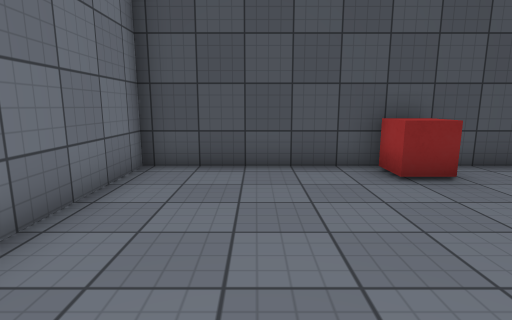
[1] (above)

12 first-person views from a walk through a Unity game level. The camera is 1.3 m above the floor, tilts 10° down and sees 80° across. The floor is counted in squares, 1 m on a side. Each view is taken from the middle of a square. On the plan, view 1 faces up. The plan holds only what a view shows up to about 14 squares ahead; the rest is blank. The place goes on beyond the plan. The player is left out. Door leaves are left out, so doorways stand open. Some surface patterns are stand-ins.

[2]
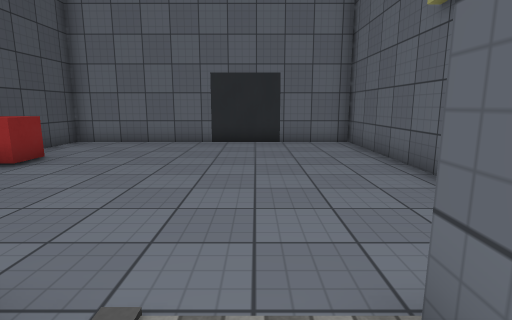

[3]
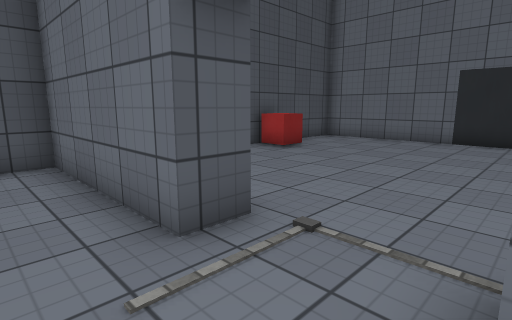

[4]
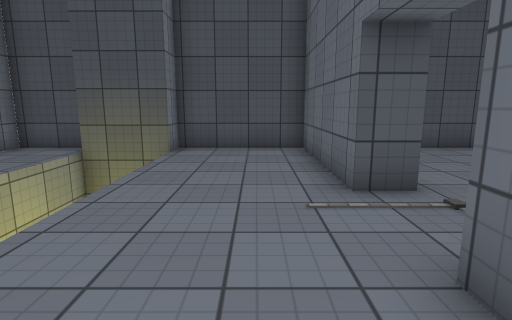

[5]
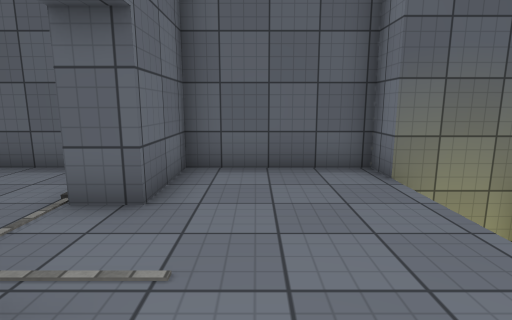

[6]
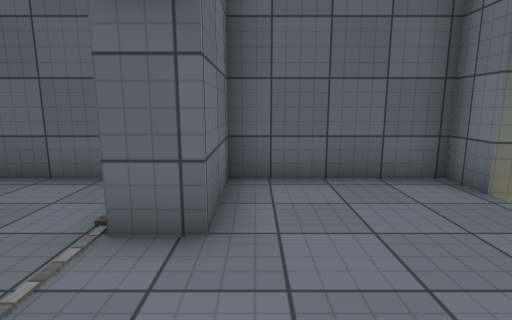

[7]
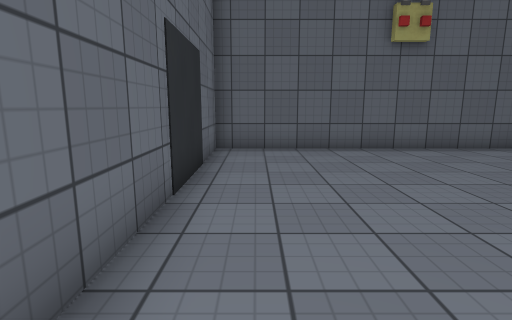

[8]
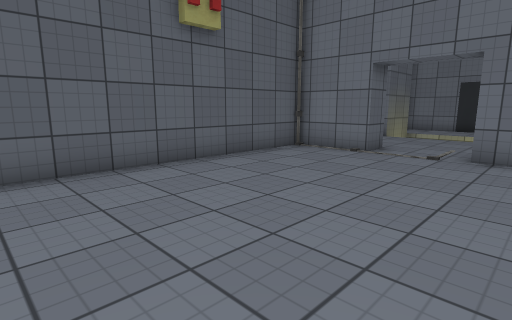

[9]
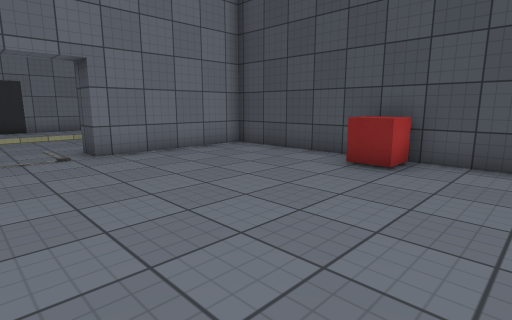

[10]
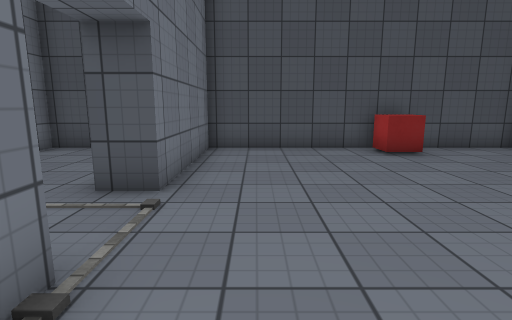

[11]
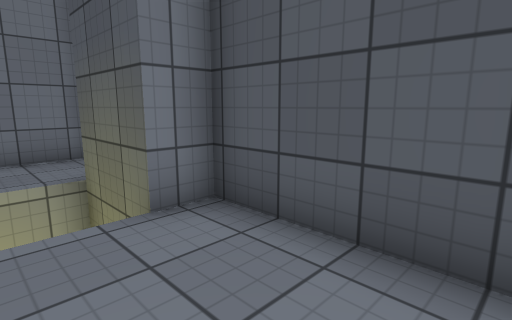

[12]
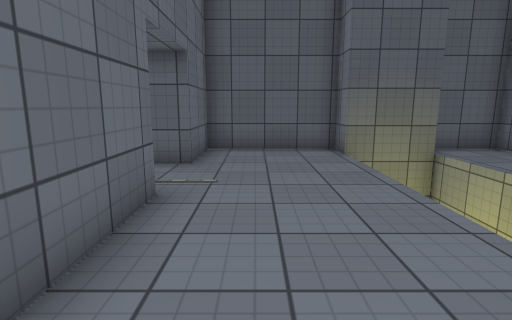

### Floor plan
Key: @ floor where view 1 was taken; # wall or solid block; . floor; D open door; v drop or lower ground; O other object.
Columns run from 10 left of view 1 to 7 right of it. Each row starts with its distance up from view 1.
  7   ################
  6 ###....#.....O...#
  5 v  ....#.........#
  4 v  ....#.........#
  3 v  ....#.........#
  2 v  ....#.........#
  1 v  ....D.........#
  0 v  ....D..@......#
 -1 v  ....#.........#
 -2 vvv....#.........#
 -3   #....#O........#
 -4   ################

Positions as (right, up) in squares from view 1, and headings:
1: (0, 0), facing up
2: (-4, 0), facing right
3: (-5, -1), facing up-right
4: (-5, -3), facing up
5: (-5, 3), facing down
6: (-4, 2), facing down
7: (6, 6), facing down
8: (6, 3), facing down-left
9: (6, -1), facing up-left
10: (-1, -3), facing up
11: (-4, 4), facing up-left
12: (-5, 6), facing down
